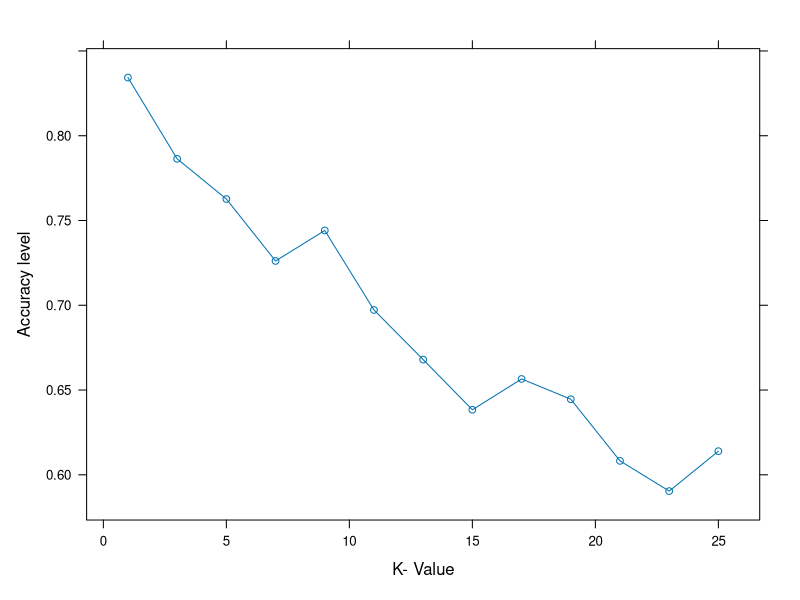
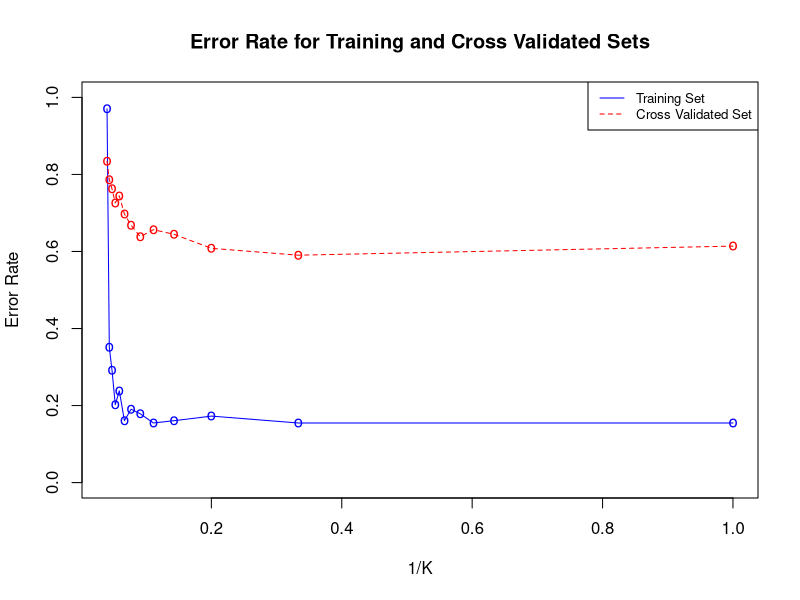

Recreate these plots in R, in order.
#Section 2 (30 Marks)

#Sources used
#https://www.edureka.co/blog/knn-algorithm-in-r/

setwd("C:/Users/james/Desktop/All Uni Stuff/assignment3_40267110/Section2")


############(For Markers)###########

#Set working directory, go to Session, Set Working Directory, To Source File Location

####################################

#Working Directory on my laptop that has been used to complete Assignemt 3


features_df<- read.csv("40267110_features.csv")
str(features_df)
summary(features_df)

#Select the first 6 featurers from the data frame
df <- features_df[, c("LABEL","nr_pix", "rows_with_2", "cols_with_2", "rows_with_3p","cols_with_3p", "height")]

df$type <- 0

df$type
df$type[df$LABEL == 'approxequal'] <- "Digit"
df$type[df$LABEL == 'less'] <- "Digit"
df$type[df$LABEL == 'greater'] <- "Digit"
df$type[df$LABEL == 'equal'] <- "Digit"
df$type[df$LABEL == 'lessequal'] <- "Digit"
df$type[df$LABEL == 'greaterequal'] <- "Digit"
df$type[df$LABEL == 'notequal'] <- "Digit"

df$type[df$LABEL == 'one'] <- "Number"
df$type[df$LABEL == 'two'] <- "Number"
df$type[df$LABEL == 'three'] <- "Number"
df$type[df$LABEL == 'four'] <- "Number"
df$type[df$LABEL == 'five'] <- "Number"
df$type[df$LABEL == 'six'] <- "Number"
df$type[df$LABEL == 'seven'] <- "Number"

df$type[df$LABEL == 'a'] <- "Letter"
df$type[df$LABEL == 'b'] <- "Letter"
df$type[df$LABEL == 'c'] <- "Letter"
df$type[df$LABEL == 'd'] <- "Letter"
df$type[df$LABEL == 'e'] <- "Letter"
df$type[df$LABEL == 'f'] <- "Letter"
df$type[df$LABEL == 'g'] <- "Letter"
df$type



#New dataframe

new_df <- df[, c("type","nr_pix", "rows_with_2", "cols_with_2", "rows_with_3p","cols_with_3p", "height")]

#Checking to make sure df is created
str(new_df)

table(new_df$LABEL)
head(new_df)

#Set type as a factor, this is to allow
new_df$type <- as.factor(new_df$type)
new_df$nr_pix <- as.numeric(new_df$nr_pix)
new_df$rows_with_2 <- as.numeric(new_df$rows_with_2)
new_df$cols_with_2 <- as.numeric(new_df$cols_with_2)
new_df$rows_with_3p <- as.numeric(new_df$rows_with_3p)
new_df$cols_with_3p <- as.numeric(new_df$cols_with_3p)
new_df$height <- as.numeric(new_df$height)
str(new_df)

#Normalize function used so KNN can be performed on df
normalize <- function(x) {
  return((x - min(x)) / (max(x) - min(x)))
}

#Apply Normalize function to each column apart from LABEL
df.norm <- as.data.frame(lapply(new_df[,2:7], normalize))
head(df.norm)



#Create train_df and test_df

# randomly shuffle rows:
set.seed(42)
df_shuffled <- df.norm[sample(nrow(df.norm)),]
head(df_shuffled)
str(df_shuffled)

#Check to make sure there are no NULL Values
sum(is.na(df_shuffled))


set.seed(42)

# Training dataframe will use all 168 features

train_df = df_shuffled[1:168,]
test_df = df_shuffled[1:168,]


df_train_target <- df[1:168, 1]
df_test_target <- df[1:168,1]


#Checking to make sure there are no null values in dataframe, otherwise KNN will not work
sum(is.na(df_train_target))

require(class)
library(class)
library(caret)


set.seed(42)
i=1
k.trainingsets=1
#function that will only pick odd numbers
oddnumbers <- function(x) x[ x %% 2 == 1 ]

for (i in oddnumbers(1:25)){
  knn.mod <- knn(train=train_df, test=test_df, cl=df_train_target, k=i)
  k.trainingsets[i] <- 100 * sum(df_test_target == knn.mod)/NROW(df_test_target)
  k=i
  cat(k,'=',k.trainingsets[i],'')
}


#Remove NA values from k.trainingsets has it will interfere with graph
k.trainingsets <- na.omit(k.trainingsets)
k.trainingsets

#k1 = 97.02381
#k3 = 35.11905 
#k5 = 29.16667 
#k7 = 20.23810 
#k9 = 23.80952 
#k11 = 16.07143 
#k13 = 19.04762
#k15 = 17.85714 
#k17 = 15.47619 
#k19 = 16.07143 
#k21 = 17.26190 
#k23 = 15.47619 
#k25 = 15.47619

############################################################################

#Section 2.2 - KNN and 5-Cross Validation

trControl <- trainControl(method  = "cv",
                          number  = 5,
                          savePredictions = TRUE)

# K values 1 - 25 (odd numbers inclusive)
set.seed(42)
k_values <- seq(from=1, to=25, by=2)


fit_all_k <- train(type ~ .,
                   method     = "knn",
                   tuneGrid   = expand.grid(k = k_values),
                   trControl  = trControl,
                   metric     = "Accuracy",
                   data       = new_df)
fit_all_k


#Plot accuracy graph for KNN 5 Fold Validation
plot(fit_all_k, type="b", xlab="K- Value",ylab="Accuracy level")


###Graph for Training Set Error Rate and Cross Validated Error Rate

#One Divided by the number of K used for the X axis
x <- c(1/25, 1/23, 1/21, 1/19, 1/17, 1/15, 1/13, 1/11, 1/9, 1/7, 1/5, 1/3, 1)

#Values of the KNN model without Cross Validation (Training Set)
y1 <- k.trainingsets [1:13]/100

#Values for the Cross Validated Accuracies of Section 2
y2 <- c(0.8343112, 0.7863713, 0.7626636, 0.7261319, 0.7441355, 0.6972142, 0.6679399, 
        0.6383499  , 0.6565215  , 0.6445786  , 0.6082047  ,0.5903794, 0.6139292 )

#Plot Graph
plot(x, y1, type="o", col="blue", pch="o", 
     main="Error Rate for Training and Cross Validated Sets",
     ylab="Error Rate", xlab = "1/K", 
     lty = 1, ylim = c(0,1))

points(x, y2, col="red", pch="o")
lines(x, y2, col="red", lty=2)
legend("topright", c("Training Set", "Cross Validated Set"),
       col=c("blue", "red"), lty=1:2, cex=0.8)


